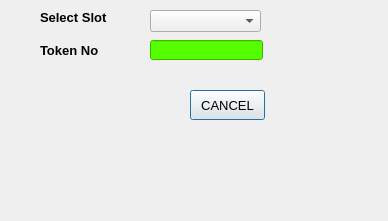
<?xml version="1.0" encoding="UTF-8"?>
<ui version="4.0">
 <class>Cancellation</class>
 <widget class="QDialog" name="Cancellation">
  <property name="windowModality">
   <enum>Qt::WindowModality::WindowModal</enum>
  </property>
  <property name="geometry">
   <rect>
    <x>0</x>
    <y>0</y>
    <width>388</width>
    <height>221</height>
   </rect>
  </property>
  <property name="windowTitle">
   <string>Cancel Booking</string>
  </property>
  <property name="styleSheet">
   <string notr="true">background-image: url(:/image/image/mim2.jpg);</string>
  </property>
  <widget class="QPushButton" name="btnCancel">
   <property name="geometry">
    <rect>
     <x>190</x>
     <y>90</y>
     <width>75</width>
     <height>30</height>
    </rect>
   </property>
   <property name="font">
    <font>
     <pointsize>10</pointsize>
    </font>
   </property>
   <property name="styleSheet">
    <string notr="true">background-image: url(:/image/image/mim.jpg);</string>
   </property>
   <property name="text">
    <string>CANCEL</string>
   </property>
  </widget>
  <widget class="QComboBox" name="cmbSlot">
   <property name="geometry">
    <rect>
     <x>150</x>
     <y>10</y>
     <width>111</width>
     <height>22</height>
    </rect>
   </property>
   <property name="font">
    <font>
     <pointsize>10</pointsize>
    </font>
   </property>
  </widget>
  <widget class="QLabel" name="label_2">
   <property name="geometry">
    <rect>
     <x>40</x>
     <y>40</y>
     <width>91</width>
     <height>21</height>
    </rect>
   </property>
   <property name="font">
    <font>
     <pointsize>10</pointsize>
    </font>
   </property>
   <property name="styleSheet">
    <string notr="true">background-image: url(:/image/image/mim.jpg);</string>
   </property>
   <property name="text">
    <string>&lt;html&gt;&lt;head/&gt;&lt;body&gt;&lt;p&gt;&lt;span style=&quot; font-weight:700;&quot;&gt;Token No&lt;/span&gt;&lt;/p&gt;&lt;/body&gt;&lt;/html&gt;</string>
   </property>
  </widget>
  <widget class="QLabel" name="label">
   <property name="geometry">
    <rect>
     <x>40</x>
     <y>10</y>
     <width>91</width>
     <height>16</height>
    </rect>
   </property>
   <property name="font">
    <font>
     <pointsize>10</pointsize>
    </font>
   </property>
   <property name="styleSheet">
    <string notr="true">border-color: rgb(255, 85, 0);
background-image: url(:/image/image/mim.jpg);</string>
   </property>
   <property name="text">
    <string>&lt;html&gt;&lt;head/&gt;&lt;body&gt;&lt;p&gt;&lt;span style=&quot; font-weight:700;&quot;&gt;Select Slot&lt;/span&gt;&lt;/p&gt;&lt;/body&gt;&lt;/html&gt;</string>
   </property>
  </widget>
  <widget class="QLineEdit" name="txtTokenNo">
   <property name="geometry">
    <rect>
     <x>150</x>
     <y>40</y>
     <width>113</width>
     <height>20</height>
    </rect>
   </property>
   <property name="font">
    <font>
     <family>Segoe UI</family>
     <pointsize>9</pointsize>
     <italic>false</italic>
     <fontweight>DemiBold</fontweight>
    </font>
   </property>
   <property name="styleSheet">
    <string notr="true">background-color: rgb(85, 255, 0);
background-image: url(:/image/image/mim.jpg);
font: 600 9pt &quot;Segoe UI&quot;;</string>
   </property>
  </widget>
  <widget class="QLabel" name="lblInfo">
   <property name="geometry">
    <rect>
     <x>70</x>
     <y>149</y>
     <width>241</width>
     <height>31</height>
    </rect>
   </property>
   <property name="styleSheet">
    <string notr="true">background-image: url(:/image/image/mim6.jpg);</string>
   </property>
   <property name="text">
    <string/>
   </property>
  </widget>
 </widget>
 <resources/>
 <connections/>
</ui>
